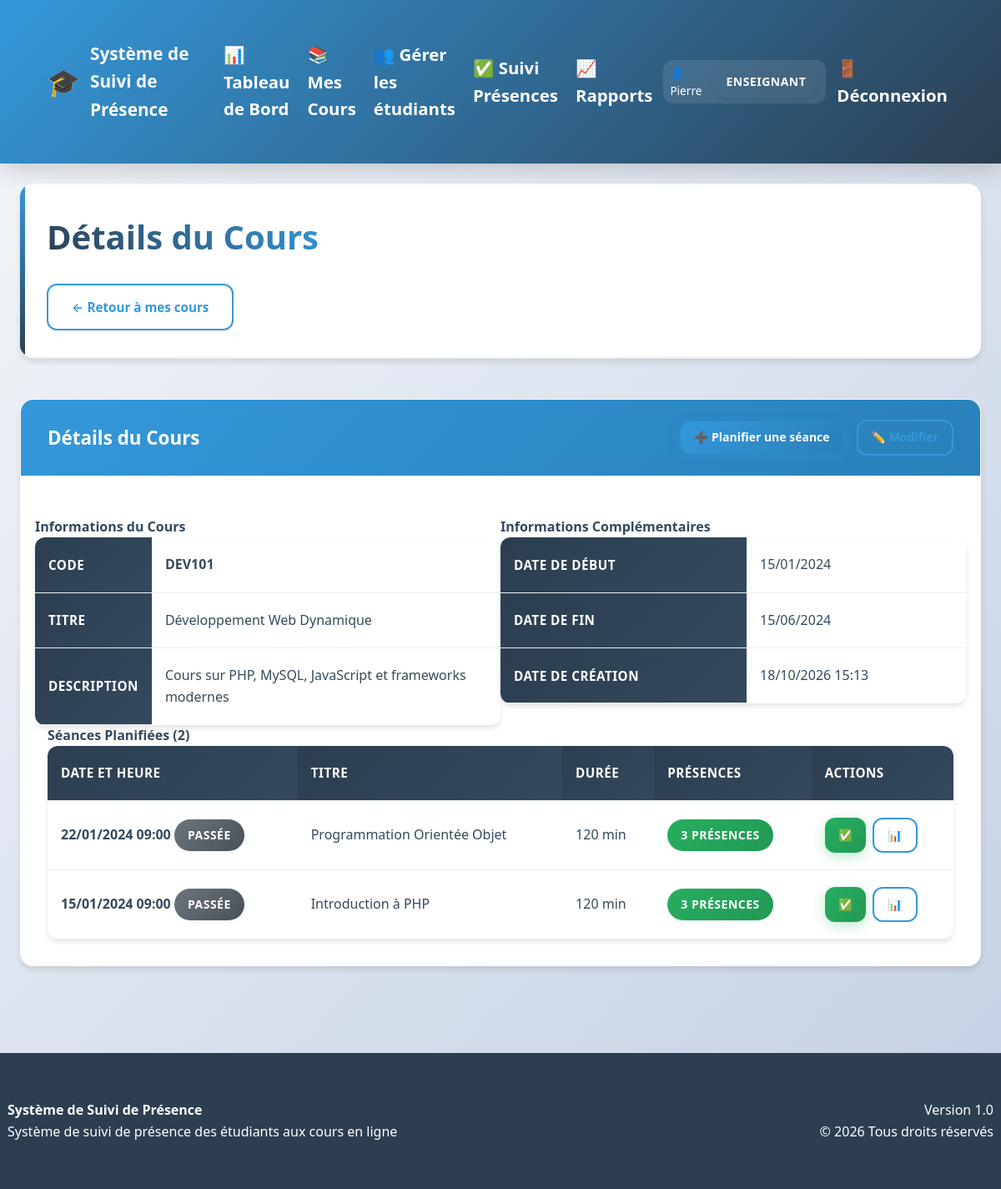
Page /enseignant/gestion_cours.php?action=view&id=1 (signed in) on the committed database.
### tables this page shows
CREATE TABLE courses (
    id INT PRIMARY KEY AUTO_INCREMENT,
    code VARCHAR(20) UNIQUE NOT NULL,
    titre VARCHAR(255) NOT NULL,
    description TEXT,
    enseignant_id INT NOT NULL,
    date_debut DATE,
    date_fin DATE,
    created_at TIMESTAMP DEFAULT CURRENT_TIMESTAMP,
    updated_at TIMESTAMP DEFAULT CURRENT_TIMESTAMP ON UPDATE CURRENT_TIMESTAMP,
    FOREIGN KEY (enseignant_id) REFERENCES users(id) ON DELETE CASCADE
);

CREATE TABLE sessions (
    id INT PRIMARY KEY AUTO_INCREMENT,
    course_id INT NOT NULL,
    titre VARCHAR(255) NOT NULL,
    description TEXT,
    date_session DATETIME NOT NULL,
    duree_minutes INT DEFAULT 60,
    created_at TIMESTAMP DEFAULT CURRENT_TIMESTAMP,
    updated_at TIMESTAMP DEFAULT CURRENT_TIMESTAMP ON UPDATE CURRENT_TIMESTAMP,
    FOREIGN KEY (course_id) REFERENCES courses(id) ON DELETE CASCADE
);

### includes/functions.php (called while the page is built, shortened)
<?php
function formatDate($date, $format = 'd/m/Y H:i') {
    $datetime = new DateTime($date);
    return $datetime->format($format);
}
function isFutureDate($date) {
    return strtotime($date) > time();
}
function isToday($date) {
    return date('Y-m-d') == date('Y-m-d', strtotime($date));
}
?>

### enseignant/gestion_cours.php (the view, shortened to what this page needs)
<?php
require_once '../includes/config.php';
require_once '../includes/functions.php';
$enseignant_id = $_SESSION['user_id'];
$action = $_GET['action'] ?? 'list';
try {
    global $pdo;
} catch (PDOException $e) {
    error_log("Erreur gestion cours enseignant: " . $e->getMessage());
    $error = "Une erreur est survenue lors de l'opération.";
}
$course = null;
$sessions = [];
if ($action === 'list') {
    $sql = "SELECT c.*,
            (SELECT COUNT(*) FROM enrollments WHERE course_id = c.id) as nb_etudiants,
            (SELECT COUNT(*) FROM sessions WHERE course_id = c.id) as nb_seances
            FROM courses c
            WHERE c.enseignant_id = ?
            ORDER BY c.created_at DESC";
    $stmt = $pdo->prepare($sql);
    $stmt->execute([$enseignant_id]);
    $courses = $stmt->fetchAll();
} elseif (($action === 'edit' || $action === 'view') && isset($_GET['id'])) {
    $sql = "SELECT c.*
            FROM courses c
            WHERE c.id = ? AND c.enseignant_id = ?";
    $stmt = $pdo->prepare($sql);
    $stmt->execute([$_GET['id'], $enseignant_id]);
    $course = $stmt->fetch();
    if (!$course) {
        $error = "Cours non trouvé ou accès non autorisé.";
        $action = 'list';
    } else {
        $sql = "SELECT s.*,
                (SELECT COUNT(*) FROM attendance WHERE session_id = s.id) as nb_presences
                FROM sessions s
                WHERE s.course_id = ?
                ORDER BY s.date_session DESC";
        $stmt = $pdo->prepare($sql);
        $stmt->execute([$course['id']]);
        $sessions = $stmt->fetchAll();
    }
}
?>
<!DOCTYPE html>
<html lang="fr">
<head>
    <link rel="stylesheet" href="../assets/css/style.css">
    <link rel="stylesheet" href="../assets/css/dashboard.css">
</head>
<body>
    <?php include '../includes/header.php'; ?>
    <div class="container">
        <div class="page-header">
            <h1>
                <?php
                switch ($action) {
                    case 'view': echo 'Détails du Cours'; break;
                }
                ?>
            </h1>
            <div class="header-actions">
                <?php if ($action !== 'list'): ?>
                    <a href="gestion_cours.php" class="btn btn-outline">← Retour à mes cours</a>
                <?php endif; ?>
            </div>
        </div>
        <?php if ($action === 'view' && $course): ?>
            <div class="card">
                <div class="card-header">
                    <h3>Détails du Cours</h3>
                    <div class="header-actions">
                        <a href="?action=add_session&course_id=<?php echo $course['id']; ?>" class="btn btn-primary btn-sm">
                            ➕ Planifier une séance
                        </a>
                        <a href="?action=edit&id=<?php echo $course['id']; ?>" class="btn btn-outline btn-sm">
                            ✏️ Modifier
                        </a>
                    </div>
                </div>
                <div class="card-body">
                    <div class="row">
                        <div class="col-6">
                            <h4>Informations du Cours</h4>
                            <table class="table table-bordered">
                                <tr>
                                    <th>Code</th>
                                    <td><strong><?php echo $course['code']; ?></strong></td>
                                </tr>
                                <tr>
                                    <th>Titre</th>
                                    <td><?php echo $course['titre']; ?></td>
                                </tr>
                                <tr>
                                    <th>Description</th>
                                    <td><?php echo nl2br($course['description'] ?: 'Aucune description'); ?></td>
                                </tr>
                            </table>
                        </div>
                        <div class="col-6">
                            <h4>Informations Complémentaires</h4>
                            <table class="table table-bordered">
                                <tr>
                                    <th>Date de début</th>
                                    <td><?php echo $course['date_debut'] ? formatDate($course['date_debut'], 'd/m/Y') : 'Non définie'; ?></td>
                                </tr>
                                <tr>
                                    <th>Date de fin</th>
                                    <td><?php echo $course['date_fin'] ? formatDate($course['date_fin'], 'd/m/Y') : 'Non définie'; ?></td>
                                </tr>
                                <tr>
                                    <th>Date de création</th>
                                    <td><?php echo formatDate($course['created_at']); ?></td>
                                </tr>
                            </table>
                        </div>
                    </div>
                    <div class="mt-4">
                        <h4>Séances Planifiées (<?php echo count($sessions); ?>)</h4>
                        <?php if (!empty($sessions)): ?>
                            <div class="table-responsive">
                                <table class="table">
                                    <thead>
                                        <tr>
                                            <th>Date et Heure</th>
                                            <th>Titre</th>
                                            <th>Durée</th>
                                            <th>Présences</th>
                                            <th>Actions</th>
                                        </tr>
                                    </thead>
                                    <tbody>
                                        <?php foreach ($sessions as $session): ?>
                                            <tr>
                                                <td>
                                                    <strong><?php echo formatDate($session['date_session']); ?></strong>
                                                    <?php if (isToday($session['date_session'])): ?>
                                                        <span class="badge badge-success">Aujourd'hui</span>
                                                    <?php elseif (isFutureDate($session['date_session'])): ?>
                                                        <span class="badge badge-info">À venir</span>
                                                    <?php else: ?>
                                                        <span class="badge badge-secondary">Passée</span>
                                                    <?php endif; ?>
                                                </td>
                                                <td><?php echo $session['titre']; ?></td>
                                                <td><?php echo $session['duree_minutes']; ?> min</td>
                                                <td>
                                                    <span class="badge badge-<?php echo $session['nb_presences'] > 0 ? 'success' : 'secondary'; ?>">
                                                        <?php echo $session['nb_presences']; ?> présences
                                                    </span>
                                                </td>
                                                <td>
                                                    <div class="btn-group">
                                                        <a href="suivi_etudiants.php?session_id=<?php echo $session['id']; ?>"
                                                           class="btn btn-sm btn-success" title="Marquer les présences">
                                                            ✅
                                                        </a>
                                                        <a href="rapports.php?session_id=<?php echo $session['id']; ?>"
                                                           class="btn btn-sm btn-outline" title="Voir le rapport">
                                                            📊
                                                        </a>
                                                    </div>
                                                </td>
                                            </tr>
                                        <?php endforeach; ?>
                                    </tbody>
                                </table>
                            </div>
                        <?php endif; ?>
                    </div>
                </div>
            </div>
        <?php endif; ?>
    </div>
    <?php include '../includes/footer.php'; ?>
</body>
</html>

### assets/css/style.css (style rules this page uses)
* { margin: 0; padding: 0; box-sizing: border-box; }
:root { --primary-color: #3498db; --secondary-color: #2c3e50; --success-color: #27ae60; --warning-color: #f39c12; --danger-color: #e74c3c; --info-color: #17a2b8; --light-color: #ecf0f1; --dark-color: #34495e; --white: #ffffff; --gray-light: #f8f9fa; --gray: #6c757d; --border-radius: 8px; --box-shadow: 0 2px 10px rgba(0,0,0,0.1); --transition: all 0.3s ease; }
body { font-family: 'Segoe UI', Tahoma, Geneva, Verdana, sans-serif; line-height: 1.6; color: var(--dark-color); background-color: var(--gray-light); }
.container { max-width: 1200px; margin: 0 auto; padding: 0 20px; }
.card { background: var(--white); border-radius: var(--border-radius); box-shadow: var(--box-shadow); padding: 1.5rem; margin-bottom: 1.5rem; transition: var(--transition); }
.card-header { border-bottom: 1px solid var(--light-color); padding-bottom: 1rem; margin-bottom: 1rem; }
.btn { display: inline-block; padding: 0.75rem 1.5rem; border: none; border-radius: var(--border-radius); text-decoration: none; text-align: center; cursor: pointer; transition: var(--transition); font-weight: 500; }
.btn-primary { background-color: var(--primary-color); color: var(--white); }
.btn-success { background-color: var(--success-color); color: var(--white); }
.btn-outline { background-color: transparent; border: 2px solid var(--primary-color); color: var(--primary-color); }
.table { width: 100%; border-collapse: collapse; background-color: var(--white); border-radius: var(--border-radius); overflow: hidden; box-shadow: var(--box-shadow); }
.table th, .table td { padding: 1rem; text-align: left; border-bottom: 1px solid var(--light-color); }
.table th { background-color: var(--secondary-color); color: var(--white); font-weight: 600; }
.badge { display: inline-block; padding: 0.25rem 0.75rem; border-radius: 50px; font-size: 0.875rem; font-weight: 500; }
.badge-success { background-color: var(--success-color); color: var(--white); }
.badge-secondary { background-color: var(--gray); color: var(--white); }
.row { display: flex; flex-wrap: wrap; margin: 0 -10px; }
.col-6 { flex: 0 0 50%; max-width: 50%; }

### rows in the picture
courses: code "DEV101", titre "Développement Web Dynamique", description "Cours sur PHP, MySQL, JavaScript et frameworks modernes", date_debut "15/01/2024", date_fin "15/06/2024", created_at "18/10/2026 15:13"
sessions: date_session "22/01/2024 09:00", shows "PASSÉE", titre "Programmation Orientée Objet", duree_minutes "120", nb_presences "3"
sessions: date_session "15/01/2024 09:00", shows "PASSÉE", titre "Introduction à PHP", duree_minutes "120", nb_presences "3"

### other values in the picture
APP_NAME "Système de Suivi de Présence"
$_SESSION['user_prenom'] "Pierre"
$userRole "ENSEIGNANT"
count($sessions) "2"
APP_VERSION "1.0"
